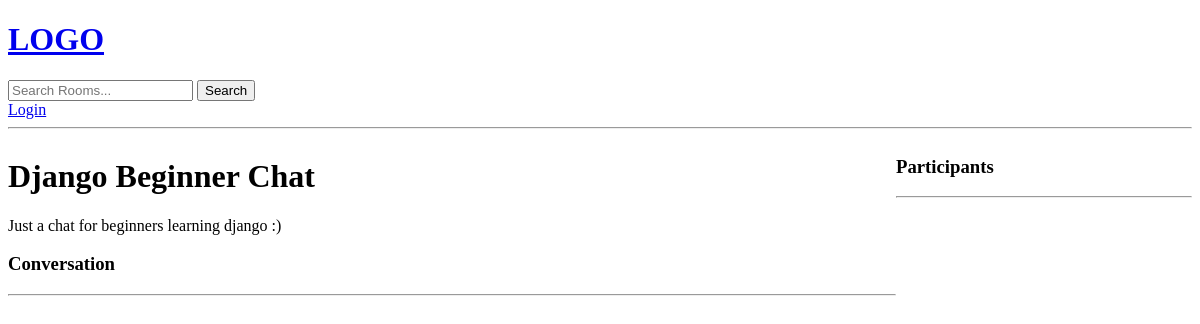
The app's page /base/room/1/, older data.
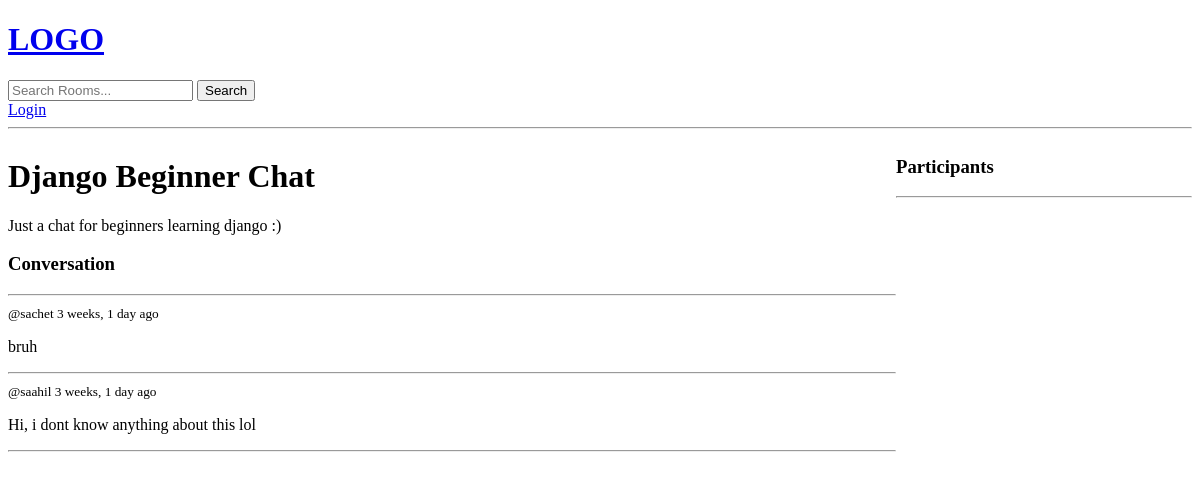
The same page, newer data.
### base/models.py (models this page shows, shortened)
class Room(models.Model):
    host = models.ForeignKey(User, on_delete= models.SET_NULL, null= True)
    topic = models.ForeignKey(Topic, on_delete= models.SET_NULL, null= True)
    name= models.CharField(max_length= 100)
    description= models.TextField(null= True, blank= True )
    participants= models.ManyToManyField(User, related_name= 'participants', blank=True)
    created = models.DateTimeField(auto_now_add = True)
    updated = models.DateTimeField(auto_now= True)
    class Meta:
        ordering= ['-updated', '-created']

class Message(models.Model):
    user = models.ForeignKey(User, on_delete= models.CASCADE)
    room= models.ForeignKey(Room, on_delete= models.CASCADE, related_name= 'messages')
    body = models.TextField()
    created = models.DateTimeField(auto_now_add= True)
    updated = models.DateTimeField(auto_now= True)

### base/views.py (the view, shortened to what this page needs)
# urls.py: path('room/<int:room_id>/', views.room, name= 'room'),
def room(request, room_id= 1):
    room= Room.objects.get(id= room_id)
    messages= room.messages.all().order_by('-created')
    participants= room.participants.all()
    context= {'room': room,
              'room_messages': messages,
              'participants': participants
              }
    return render(request, 'base/room.html', context)

### base/templates/base/room.html (shortened to what this page needs)
{% extends 'main.html' %}
{% block content %}
<div class="room-container">
  <div>
    <h1>{{room.name}}</h1>
    <p>{{room.description}}</p>
    <div class="comment-wrapper">
      <h3>Conversation</h3>
      <hr />
      {% for message in room_messages %}
      <div class="comment">
        <small> @{{message.user}} {{message.created|timesince}} ago </small>
        <p>{{message.body}}</p>
        <hr />
      </div>
      {% endfor %}
    </div>
  </div>
  <div>
    <h3> Participants </h3>
    <hr>
  </div>
</div>
{%endblock content%}

### templates/main.html (shortened to what this page needs)
<!DOCTYPE html>
<html lang="en">
<head>
</head>
<body>
    {% include 'nav_bar.html' %}
    {% block content %}
    {% endblock content %}
</body>
</html>

### templates/nav_bar.html
<a href= "{% url 'home' %}">
    <h1> LOGO </h1>
</a>
<form method="get" action="{% url 'home' %}">
    <input type="text" name="q" placeholder="Search Rooms..."/>
    <button type="submit">Search</button>
</form>
{% if request.user.is_authenticated %}
<h3> Hello, {{request.user}} </h3>
<a href="{% url 'logout' %}"> Logout </a>
{% else %}
<a href="{% url 'login' %}"> Login </a>
{% endif %}
<hr>

### base/templates/base/room.html (style rules this page uses)
.room-container { display: grid; grid-template-columns: 3fr 1fr; }

Row changes from the older to the newer data that the page shows:
added Message: user "sachet", created "3 weeks, 1 day", body "bruh"
added Message: user "saahil", created "3 weeks, 1 day", body "Hi, i dont know anything about this lol"
